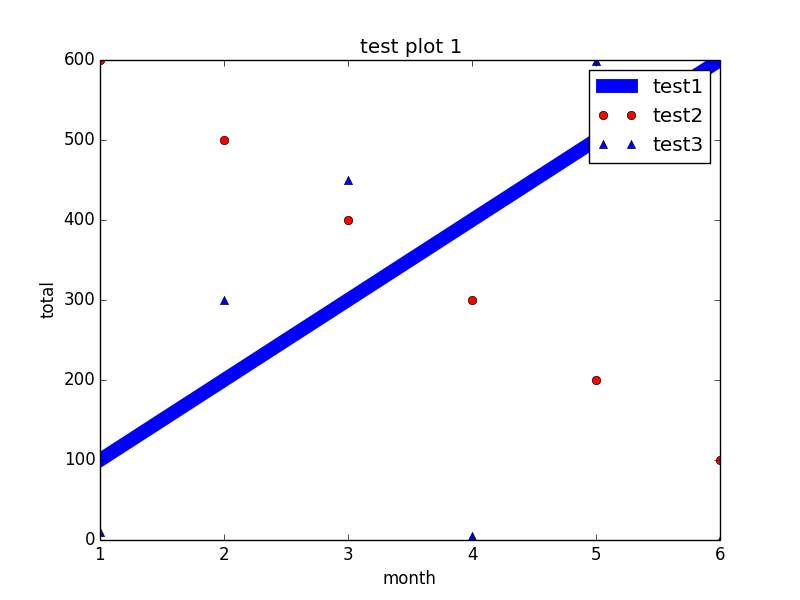

Source code (Python):
#!/usr/local/bin/python3

import matplotlib.pyplot as mpt


month1 = [1,2,3,4,5,6]
sales1 = [100,200,300,400,500,600]
sales2 = [600,500,400,300,200,100]


mpt.plot(month1,sales1,lw=10,label="test1")
mpt.plot(month1,sales2,'ro',label='test2') #ro: red o ,   r--: red --- line,   bs: blue squre, g^: green triangle
#mpt.axis([0,6,0,20]) # set plot x and y axis scale
mpt.plot(month1, [10,300,450,5,599,0],'b^',label='test3')# (line1-1,linr1-2,line1-3,line2-1,line2-2,line2-3)



mpt.xlabel('month')
mpt.ylabel('total')

mpt.legend()
mpt.title('test plot 1')
mpt.show()
